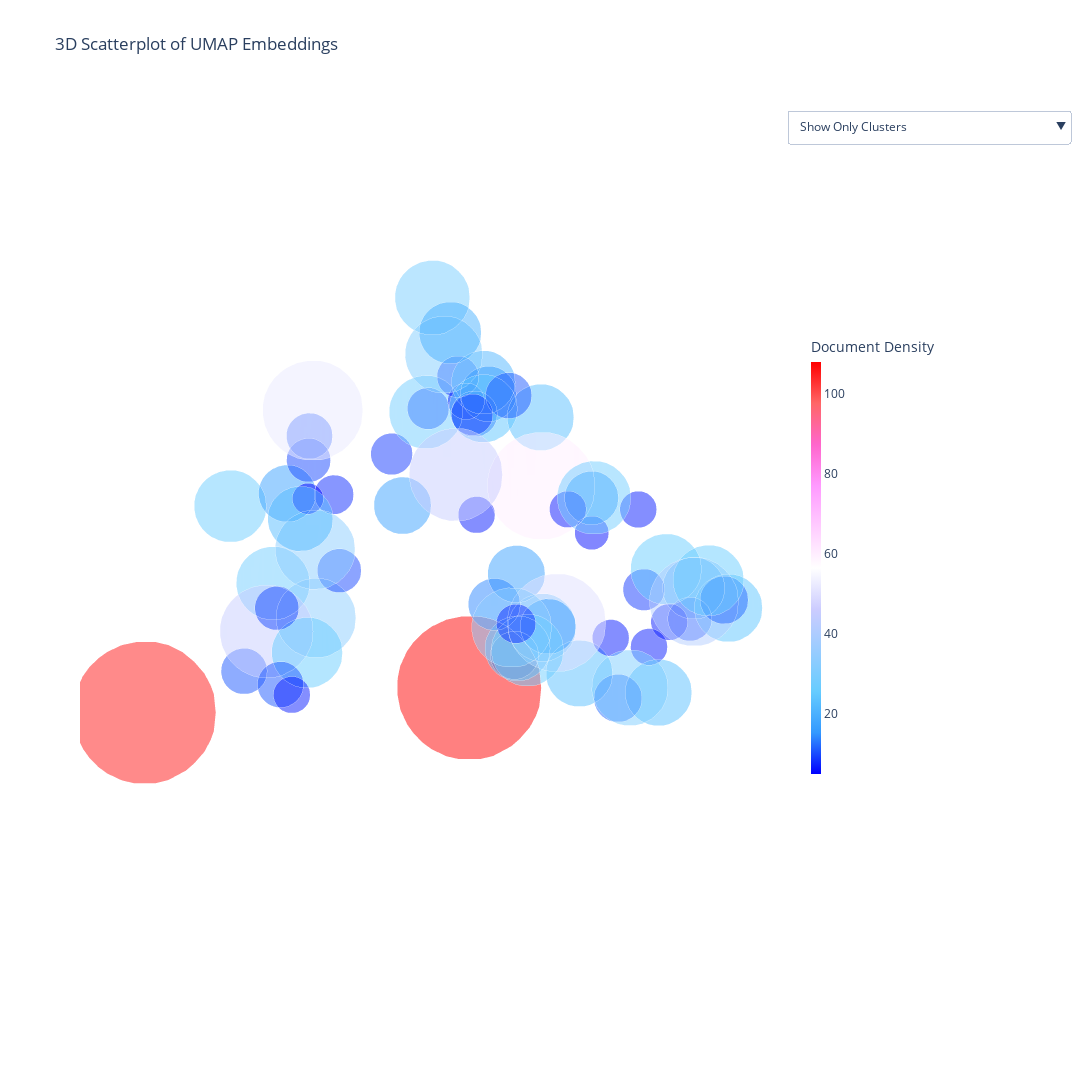

The cell this chart's notebook holds for it:
### Code cell
# Create the base 3D scatter plot
fig = go.Figure()

# Add points from the dataset with default opacity
fig.add_trace(go.Scatter3d(
    x=df_with_embeddings['Umap_1'],
    y=df_with_embeddings['Umap_2'],
    z=df_with_embeddings['Umap_3'],
    mode='markers',
    marker=dict(
        size=5,
        color=df_with_embeddings['Cluster'],  # Cluster-based coloring
        colorscale='Viridis',  # Color scale for clusters
        opacity=0.8,  # Default opacity for documents

    ),
    name='Document Points (Opacity 0.8)',
    visible=False,  # Default visibility
    hovertext=(
        "<b>Title:</b> " + df_with_embeddings['title'] 
        # + "<br><b>Abstract:</b> " + df_with_embeddings['abstract']
        ),
    hoverinfo="text"
))

# Add cluster centroids with size scaled by density
fig.add_trace(go.Scatter3d(
    x=centroids['Umap_1'],
    y=centroids['Umap_2'],
    z=centroids['Umap_3'],
    mode='markers',
    marker=dict(
        size=centroids['Size'],  # Use scaled size for centroids
        color=centroids['Count'],  # Use the number of documents as the color value
        colorscale='Picnic',  # Sequential scale for density
        symbol='circle',
        colorbar=dict(
            title="Document Density",
            thickness=10,
            len=0.5,
            
        ),
        opacity=.5  # Default opacity for clusters
    ),
    name='Cluster Centroids (Density-Based Coloring)',
    hovertext=(
        "<b>Topic:</b> " + centroids['Title'] 
        # + "<br><b>Summary:</b> " + 
        # centroids['Summary']
        ),
    hoverinfo="text", 
    visible=True  # Default visibility
))

# Add cluster centroids with lower opacity for alternative views
fig.add_trace(go.Scatter3d(
    x=centroids['Umap_1'],
    y=centroids['Umap_2'],
    z=centroids['Umap_3'],
    mode='markers',
    marker=dict(
        size=centroids['Size'],  # Use scaled size for centroids
        color=centroids['Count'],  # Use the number of documents as the color value
        colorscale='Picnic',  # Sequential scale for density
        symbol='circle',
        colorbar=dict(
            title="Document Density",
            thickness=10,
            len=0.5,
        
        ),
        opacity=0.3  # Lower opacity for this layer
    ),
    name='Cluster Centroids (Density-Based Coloring)',
    visible=False, # Default visibility
    hoverinfo="none" 
))

# Add buttons to toggle visibility
fig.update_layout(
    updatemenus=[
        dict(
            buttons=[
                dict(
                    label="Show Only Clusters",
                    method="update",
                    args=[
                        {"visible": [False, True, False]},  # Hide: Documents, Show: Default Centroids
                        {"title": "3D Scatterplot of Only Topic Clusters"}
                    ]
                ),
                dict(
                    label="Show Documents and Clusters (Opacity 0.3)",
                    method="update",
                    args=[
                        {"visible": [True, False, True]},  # Show: Documents, Low Opacity Centroids
                        {"title": "3D Scatterplot of Documents with Topic Clusters "}
                    ]
                ),
                dict(
                    label="Show Only Documents",
                    method="update",
                    args=[
                        {"visible": [True, False, False]},  # Show: Documents, Hide: Centroids
                        {"title": "3D Scatterplot of Only Documents"}
                    ]
                ),
                
            ],
            direction="down",
            pad={"r": 10, "t": 10},
            showactive=True,
            x=1,
            xanchor="left",
            y=1,
            yanchor="top"
        )
    ]
)

# Customize the layout to remove labels, grid, and background
fig.update_layout(
    scene=dict(
        xaxis=dict(title='', showgrid=False, showticklabels=False, backgroundcolor='white', showline=False),
        yaxis=dict(title='', showgrid=False, showticklabels=False, backgroundcolor='white', showline=False),
        zaxis=dict(title='', showgrid=False, showticklabels=False, backgroundcolor='white', showline=False)
    ),
    paper_bgcolor='white',  # Set figure background to white
    width=1500,  # Set figure width
    height=1200,  # Set figure height
    title="3D Scatterplot of UMAP Embeddings"
)

# Show the plot
fig.show()

### Figure 1 — Plotly figure (JSON) as saved in the notebook; plotly's stock layout.template omitted (floating-point values rounded to 4 significant figures; data arrays with more than 128 entries replaced by an {"elided": "..."} marker saying what was removed)
{"data": [{"hoverinfo": "text", "hovertext": {"elided": "1627 str values"}, "marker": {"color": {"elided": "1627 int values"}, "colorscale": [[0, "#440154"], [0.1111, "#482878"], [0.2222, "#3e4989"], [0.3333, "#31688e"], [0.4444, "#26828e"], [0.5556, "#1f9e89"], [0.6667, "#35b779"], [0.7778, "#6ece58"], [0.8889, "#b5de2b"], [1, "#fde725"]], "opacity": 0.8, "size": 5}, "mode": "markers", "name": "Document Points (Opacity 0.8)", "type": "scatter3d", "visible": false, "x": {"elided": "1627 float values"}, "y": {"elided": "1627 float values"}, "z": {"elided": "1627 float values"}}, {"hoverinfo": "text", "hovertext": ["<b>Topic:</b> Enhancing Equity and Resilience in Disaster Management: A Multifaceted Approach", "<b>Topic:</b> Advanced Centrality Measures and Network Analysis", "<b>Topic:</b> Advanced Graph Neural Network Methods for Enhanced Graph Representation Learning and Inference Tasks", "<b>Topic:</b> Opinion Dynamics and Influence in Online Social Networks", "<b>Topic:</b> The Impact of Content Moderation and Platform Design on Online Toxicity, Misinformation, and Political Polarization", "<b>Topic:</b> Advanced Community Detection in Complex Networks: Algorithms, Methods, and Evaluation", "<b>Topic:</b> Advanced Network Analysis Techniques: Sparsification, Generation, Alignment, and Metric Computation", "<b>Topic:</b> Optimizing Communication and Resource Allocation in Next-Generation Wireless Networks", "<b>Topic:</b> Multi-Platform Social Media Analysis of Political Discourse During Elections", "<b>Topic:</b> Analyzing Online Political Polarization and Public Sentiment on Social Media", "<b>Topic:</b> Mathematical and Agent-Based Modeling of Pandemic Interventions and Outcomes", "<b>Topic:</b> Modeling and Analyzing Complex Networks: From Pairwise to Higher-Order Interactions", "<b>Topic:</b> Algorithms and Models for Influence Maximization in Social Networks", "<b>Topic:</b> Advanced Social Bot Detection on Twitter: Challenges, Methods, and Implications", "<b>Topic:</b> Governance and Geopolitics of Global Resources: A Multifaceted Analysis", "<b>Topic:</b> Analyzing Misinformation Spread and Fact-Checking on Social Media", "<b>Topic:</b> The Evolving Landscape of Social Media: Decentralization, Migration, and Platform Dynamics", "<b>Topic:</b> The Dynamics of Cooperation and Information Flow in Complex Social Systems", "<b>Topic:</b> Adversarial Attacks and Advanced Techniques for Fake News Detection on Social Media", "<b>Topic:</b> Social Network Dynamics and Information Diffusion in the Digital Age", "<b>Topic:</b> Modeling and Optimizing Urban Mobility: Integrating Data, Behavior, and Sustainable Solutions", "<b>Topic:</b> Analyzing Malicious Activities and Information Manipulation in Online Networks", "<b>Topic:</b> Advanced Network Analysis:  Modeling, Mining, and Visualizing Complex and Temporal Networks", "<b>Topic:</b> Opinion Dynamics in Social Networks: Models, Mechanisms, and Outcomes", "<b>Topic:</b> The Dynamics of Scientific Collaboration, Innovation, and Bias", "<b>Topic:</b> Sustainable Solutions and Resource Management in Various Sectors", "<b>Topic:</b> Modeling and Control of Epidemic Spread on Networks", "<b>Topic:</b> The Complex Interplay of Drug-Related Violence, Migration, and Overdose Deaths in the United States and Mexico", "<b>Topic:</b> Large Language Models in Agent-Based Social Network Simulation", "<b>Topic:</b> Network Analysis of Emerging Fields: Identifying Key Players, Trends, and Collaborations", "<b>Topic:</b> The Dynamics of Knowledge, Innovation, and Economic Development in Complex Networks", "<b>Topic:</b> Modeling Opinion Dynamics: Consensus, Phase Transitions, and External Influences", "<b>Topic:</b> Analyzing Socio-Spatial Segregation through Mobility Data and Network Approaches", "<b>Topic:</b> Quantitative Analysis of Sports and Games: Performance, Strategy, and Cultural Influences", "<b>Topic:</b> Modeling and Optimization of Decarbonized Energy Systems", "<b>Topic:</b> Modeling the Impact of Human Mobility on COVID-19 Spread and Mitigation Strategies", "<b>Topic:</b> Epidemiological Modeling and Forecasting of Infectious Diseases: COVID-19 and Beyond", "<b>Topic:</b> Modeling Wealth Inequality and Social Stratification using Agent-Based and Kinetic Exchange Models", "<b>Topic:</b> Interdisciplinary Collaboration and Challenges in Physics: Bridging the Two Cultures and Fostering Inclusive Practices", "<b>Topic:</b> Understanding and Modeling Pedestrian Dynamics in Crowds: From Microscopic Interactions to Macroscopic Flows", "<b>Topic:</b> Evolution of Cooperation in Social Dilemmas: The Role of Network Structure, Strategies, and Incentives", "<b>Topic:</b> Structural Analysis of International Food and Agricultural Commodity Trade Networks: Robustness, Shocks, and Implications for Food Security", "<b>Topic:</b> Mathematical Modeling of Voting Systems and Election Dynamics", "<b>Topic:</b> Theoretical Frameworks for Understanding the Emergence and Evolution of Life", "<b>Topic:</b> Modeling and Analysis of Urban Traffic Dynamics and Congestion", "<b>Topic:</b> Stochastic Modeling of Population Dynamics and Extinction", "<b>Topic:</b> Impacts of Climate Change and Agricultural Practices on Food Security and Environmental Sustainability", "<b>Topic:</b> Modeling the Impact of Vaccination Heterogeneity and Behavior on Infectious Disease Dynamics", "<b>Topic:</b> Phase Transitions and Cascading Failures in Interdependent Networks", "<b>Topic:</b> Scaling Laws and Spatial Organization in Urban Systems", "<b>Topic:</b> Integrating Biodiversity Data and Modeling for Conservation and Management", "<b>Topic:</b> Mathematical Modeling and Analysis of Epidemic Spread: A Multifaceted Approach", "<b>Topic:</b> Advancing Fisheries Management through Data Integration and Modeling", "<b>Topic:</b> Advances in Phylogenetic Network and Tree Inference and Analysis", "<b>Topic:</b> Modeling and Analysis of COVID-19 Pandemic Dynamics", "<b>Topic:</b> Climate, Environmental Factors, and Vector Control Strategies in Dengue Fever Transmission", "<b>Topic:</b> Evolutionary Dynamics Across Diverse Systems: From Single Species to Complex Communities", "<b>Topic:</b> Mathematical Modeling of Cancer Heterogeneity and Evolution", "<b>Topic:</b> Ecological Community Dynamics: Stability, Coexistence, and Spatial Patterns", "<b>Topic:</b> Spatial and Temporal Dynamics in Evolutionary Processes", "<b>Topic:</b> Mathematical Modeling of Prey-Predator Dynamics: Impacts of Fear, Refuge, and Other Factors", "<b>Topic:</b> Mathematical Modeling of Plasmodium vivax Transmission Dynamics and Control Strategies", "<b>Topic:</b> Advances in Population Genetics: Modeling, Analysis, and Applications", "<b>Topic:</b> Mathematical Modeling of Reaction-Diffusion Processes in Growing and Evolving Domains", "<b>Topic:</b> Coevolutionary Dynamics of RNA Viruses and Host Immune Systems", "<b>Topic:</b> Mathematical Modeling of Genetic Evolution:  Approximation Schemes, Duality Relations, and Population Dynamics", "<b>Topic:</b> Analysis of Fixation Probability and Times in Spatial Moran Processes", "<b>Topic:</b> Multiscale Stochastic Modeling of Infectious Disease Dynamics", "<b>Topic:</b> Modeling Insect Population Dynamics: Impacts of Parasitism, Seasonality, and Competition"], "marker": {"color": [29, 23, 17, 24, 9, 9, 23, 8, 106, 28, 12, 108, 60, 28, 9, 7, 7, 21, 11, 31, 20, 16, 7, 33, 10, 6, 33, 11, 45, 7, 15, 26, 10, 22, 50, 20, 24, 16, 7, 28, 9, 11, 27, 17, 11, 7, 5, 22, 14, 33, 27, 8, 7, 9, 10, 17, 45, 10, 23, 11, 52, 7, 12, 30, 26, 24, 41, 12, 26], "colorbar": {"len": 0.5, "thickness": 10, "title": {"text": "Document Density"}}, "colorscale": [[0, "rgb(0,0,255)"], [0.1, "rgb(51,153,255)"], [0.2, "rgb(102,204,255)"], [0.3, "rgb(153,204,255)"], [0.4, "rgb(204,204,255)"], [0.5, "rgb(255,255,255)"], [0.6, "rgb(255,204,255)"], [0.7, "rgb(255,153,255)"], [0.8, "rgb(255,102,204)"], [0.9, "rgb(255,102,102)"], [1, "rgb(255,0,0)"]], "opacity": 0.5, "size": [51.82, 46.15, 39.67, 47.14, 28.87, 28.87, 46.15, 27.22, 99.07, 50.92, 33.33, 100, 74.54, 50.92, 28.87, 25.46, 25.46, 44.1, 31.91, 53.58, 43.03, 38.49, 25.46, 55.28, 30.43, 23.57, 55.28, 31.91, 64.55, 25.46, 37.27, 49.07, 30.43, 45.13, 68.04, 43.03, 47.14, 38.49, 25.46, 50.92, 28.87, 31.91, 50, 39.67, 31.91, 25.46, 21.52, 45.13, 36.0, 55.28, 50, 27.22, 25.46, 28.87, 30.43, 39.67, 64.55, 30.43, 46.15, 31.91, 69.39, 25.46, 33.33, 52.7, 49.07, 47.14, 61.61, 33.33, 49.07], "symbol": "circle"}, "mode": "markers", "name": "Cluster Centroids (Density-Based Coloring)", "type": "scatter3d", "visible": true, "x": [1.186, 1.977, 3.259, 3.672, 5.969, 5.154, 4.57, 5.064, 8.912, 3.12, 3.743, 5.018, 4.47, 7.402, 1.911, 0.9451, 3.712, 2.291, 2.674, 2.245, 1.579, 3.816, 5.533, 7.446, 6.754, 1.318, 6.241, 7.888, 7.092, 2.206, 1.539, 7.197, 7.058, 1.9, 1.11, -0.4365, 4.493, 1.841, 1.52, 1.174, 4.955, 4.414, 6.848, 6.025, 7.807, 7.72, 6.292, 6.606, 2.873, 2.586, 2.094, 1.982, 1.48, 0.4079, 0.1712, 6.239, 5.737, 5.141, 2.425, 4.775, 4.354, 0.8383, 2.805, 2.382, 0.4252, -0.08784, 0.7368, 0.3315, 0.04539], "y": [6.791, 11.18, 10.72, 11.61, 10.89, 10.71, 12.05, 8.601, 8.947, 8.586, 11.17, 11.37, 12.04, 10.15, 8.125, 11.29, 10.01, 9.035, 9.217, 8.112, 7.612, 10.52, 11.93, 11.04, 10.71, 10.69, 9.56, 9.987, 9.41, 11.89, 10.77, 10.47, 9.689, 9.707, 9.938, 11.75, 11.04, 10.32, 10.31, 10.55, 11.28, 11.4, 8.52, 8.74, 10.67, 10.78, 9.57, 9.775, 9.956, 10.11, 10.09, 9.719, 12.18, 11.27, 12.11, 11.36, 11.75, 8.145, 13.01, 7.734, 7.297, 12.11, 12.54, 12.46, 11.64, 12.64, 12.43, 12.76, 12.26], "z": [8.337, 2.994, 5.548, 5.232, 8.859, 9.115, 9.28, 6.856, 5.227, 7.52, 4.461, 4.743, 8.261, 7.253, 7.548, 5.941, 8.439, 7.9, 7.552, 8.056, 8.066, 8.776, 8.248, 7.217, 7.399, 5.374, 6.914, 5.965, 5.861, 4.33, 6.196, 6.163, 6.402, 2.639, 2.933, 3.859, 8.998, 3.469, 5.758, 5.946, 9.168, 9.28, 7.43, 7.366, 6.112, 5.945, 7.765, 7.69, 4.323, 3.754, 2.944, 3.264, 3.882, 4.015, 3.7, 8.444, 8.839, 7.297, 4.019, 7.404, 7.534, 4.008, 3.841, 3.745, 4.666, 4.099, 4.571, 4.557, 4.55]}, {"hoverinfo": "none", "marker": {"color": [29, 23, 17, 24, 9, 9, 23, 8, 106, 28, 12, 108, 60, 28, 9, 7, 7, 21, 11, 31, 20, 16, 7, 33, 10, 6, 33, 11, 45, 7, 15, 26, 10, 22, 50, 20, 24, 16, 7, 28, 9, 11, 27, 17, 11, 7, 5, 22, 14, 33, 27, 8, 7, 9, 10, 17, 45, 10, 23, 11, 52, 7, 12, 30, 26, 24, 41, 12, 26], "colorbar": {"len": 0.5, "thickness": 10, "title": {"text": "Document Density"}}, "colorscale": [[0, "rgb(0,0,255)"], [0.1, "rgb(51,153,255)"], [0.2, "rgb(102,204,255)"], [0.3, "rgb(153,204,255)"], [0.4, "rgb(204,204,255)"], [0.5, "rgb(255,255,255)"], [0.6, "rgb(255,204,255)"], [0.7, "rgb(255,153,255)"], [0.8, "rgb(255,102,204)"], [0.9, "rgb(255,102,102)"], [1, "rgb(255,0,0)"]], "opacity": 0.3, "size": [51.82, 46.15, 39.67, 47.14, 28.87, 28.87, 46.15, 27.22, 99.07, 50.92, 33.33, 100, 74.54, 50.92, 28.87, 25.46, 25.46, 44.1, 31.91, 53.58, 43.03, 38.49, 25.46, 55.28, 30.43, 23.57, 55.28, 31.91, 64.55, 25.46, 37.27, 49.07, 30.43, 45.13, 68.04, 43.03, 47.14, 38.49, 25.46, 50.92, 28.87, 31.91, 50, 39.67, 31.91, 25.46, 21.52, 45.13, 36.0, 55.28, 50, 27.22, 25.46, 28.87, 30.43, 39.67, 64.55, 30.43, 46.15, 31.91, 69.39, 25.46, 33.33, 52.7, 49.07, 47.14, 61.61, 33.33, 49.07], "symbol": "circle"}, "mode": "markers", "name": "Cluster Centroids (Density-Based Coloring)", "type": "scatter3d", "visible": false, "x": [1.186, 1.977, 3.259, 3.672, 5.969, 5.154, 4.57, 5.064, 8.912, 3.12, 3.743, 5.018, 4.47, 7.402, 1.911, 0.9451, 3.712, 2.291, 2.674, 2.245, 1.579, 3.816, 5.533, 7.446, 6.754, 1.318, 6.241, 7.888, 7.092, 2.206, 1.539, 7.197, 7.058, 1.9, 1.11, -0.4365, 4.493, 1.841, 1.52, 1.174, 4.955, 4.414, 6.848, 6.025, 7.807, 7.72, 6.292, 6.606, 2.873, 2.586, 2.094, 1.982, 1.48, 0.4079, 0.1712, 6.239, 5.737, 5.141, 2.425, 4.775, 4.354, 0.8383, 2.805, 2.382, 0.4252, -0.08784, 0.7368, 0.3315, 0.04539], "y": [6.791, 11.18, 10.72, 11.61, 10.89, 10.71, 12.05, 8.601, 8.947, 8.586, 11.17, 11.37, 12.04, 10.15, 8.125, 11.29, 10.01, 9.035, 9.217, 8.112, 7.612, 10.52, 11.93, 11.04, 10.71, 10.69, 9.56, 9.987, 9.41, 11.89, 10.77, 10.47, 9.689, 9.707, 9.938, 11.75, 11.04, 10.32, 10.31, 10.55, 11.28, 11.4, 8.52, 8.74, 10.67, 10.78, 9.57, 9.775, 9.956, 10.11, 10.09, 9.719, 12.18, 11.27, 12.11, 11.36, 11.75, 8.145, 13.01, 7.734, 7.297, 12.11, 12.54, 12.46, 11.64, 12.64, 12.43, 12.76, 12.26], "z": [8.337, 2.994, 5.548, 5.232, 8.859, 9.115, 9.28, 6.856, 5.227, 7.52, 4.461, 4.743, 8.261, 7.253, 7.548, 5.941, 8.439, 7.9, 7.552, 8.056, 8.066, 8.776, 8.248, 7.217, 7.399, 5.374, 6.914, 5.965, 5.861, 4.33, 6.196, 6.163, 6.402, 2.639, 2.933, 3.859, 8.998, 3.469, 5.758, 5.946, 9.168, 9.28, 7.43, 7.366, 6.112, 5.945, 7.765, 7.69, 4.323, 3.754, 2.944, 3.264, 3.882, 4.015, 3.7, 8.444, 8.839, 7.297, 4.019, 7.404, 7.534, 4.008, 3.841, 3.745, 4.666, 4.099, 4.571, 4.557, 4.55]}], "layout": {"height": 1200, "paper_bgcolor": "white", "scene": {"xaxis": {"backgroundcolor": "white", "showgrid": false, "showline": false, "showticklabels": false, "title": {"text": ""}}, "yaxis": {"backgroundcolor": "white", "showgrid": false, "showline": false, "showticklabels": false, "title": {"text": ""}}, "zaxis": {"backgroundcolor": "white", "showgrid": false, "showline": false, "showticklabels": false, "title": {"text": ""}}}, "title": {"text": "3D Scatterplot of UMAP Embeddings"}, "updatemenus": [{"buttons": [{"args": [{"visible": [false, true, false]}, {"title": "3D Scatterplot of Only Topic Clusters"}], "label": "Show Only Clusters", "method": "update"}, {"args": [{"visible": [true, false, true]}, {"title": "3D Scatterplot of Documents with Topic Clusters "}], "label": "Show Documents and Clusters (Opacity 0.3)", "method": "update"}, {"args": [{"visible": [true, false, false]}, {"title": "3D Scatterplot of Only Documents"}], "label": "Show Only Documents", "method": "update"}], "direction": "down", "pad": {"r": 10, "t": 10}, "showactive": true, "x": 1, "xanchor": "left", "y": 1, "yanchor": "top"}], "width": 1500}}
